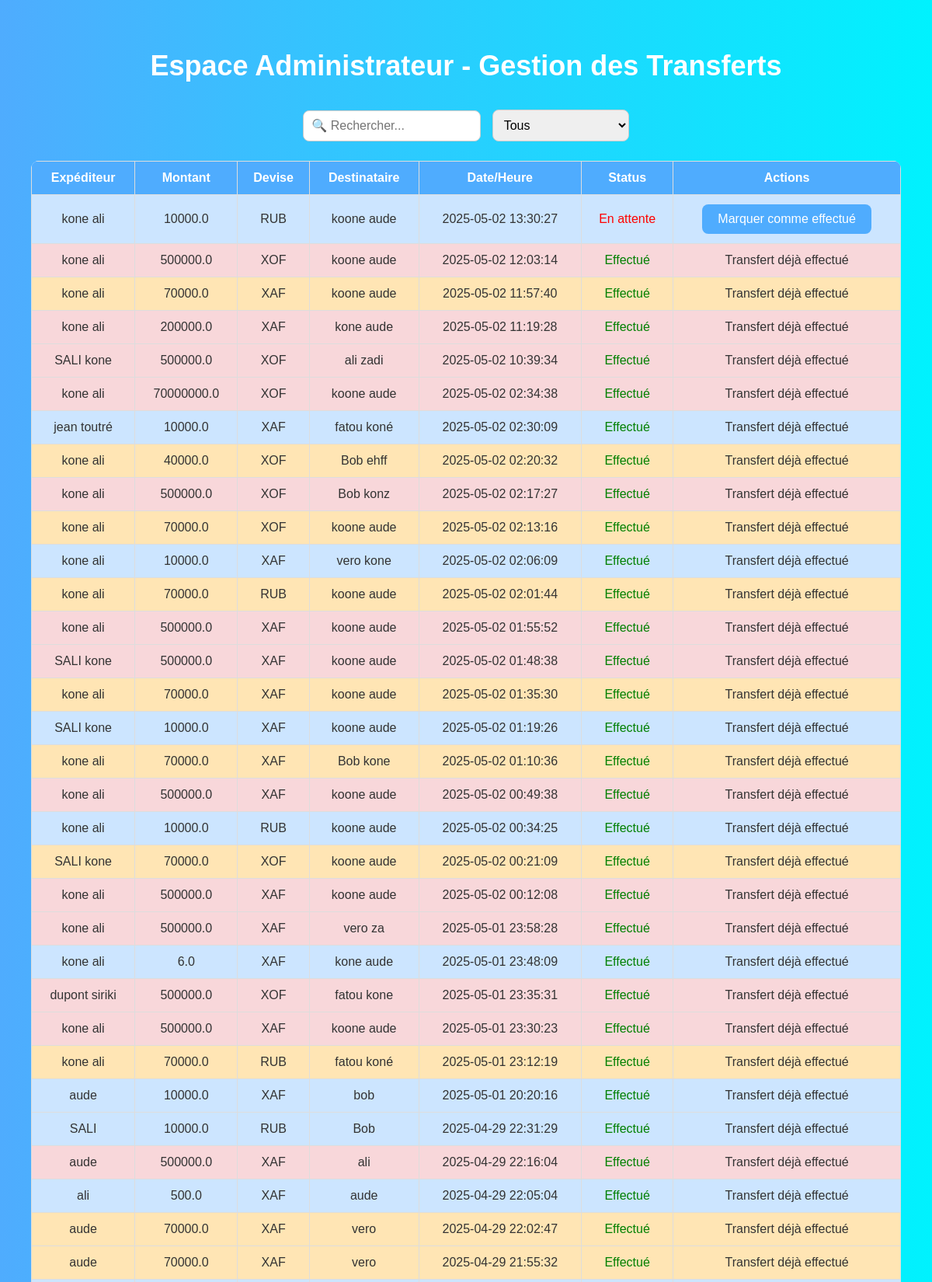
The page /admin_transferts (signed in, upper part) on the database its author committed.
### tables this page shows
CREATE TABLE pending_transfers (
            id INTEGER PRIMARY KEY AUTOINCREMENT,
            sender_name TEXT,
            sender_country TEXT,
            payment_method TEXT,
            amount REAL,
            total_with_fees REAL,
            currency TEXT,
            recipient_name TEXT,
            recipient_phone TEXT,
            recipient_operator TEXT,
            status TEXT DEFAULT 'en_attente',
            created_at TEXT
        , recipient_country TEXT, exchange_rate REAL, converted_amount REAL, numero_expediteur TEXT, currency_dest TEXT);

### app.py (the view)
@app.route('/admin_transferts')
def admin_transferts():
    if 'user_role' not in session or session['user_role'] != 'admin':
        return redirect(url_for('login'))
    conn = sqlite3.connect('transfert.db')
    conn.row_factory = sqlite3.Row
    c = conn.cursor()
    c.execute("SELECT * FROM pending_transfers ORDER BY created_at DESC")
    transferts = c.fetchall()
    conn.close()
    csrf_token = generate_csrf()  # 🔐 Génère le token manuellement
    return render_template('admin_transferts.html', transferts=transferts, csrf_token=csrf_token)

### templates/admin_transferts.html (shortened to what this page needs)
<!DOCTYPE html>
<html lang="fr">
<head>
</head>
<body>
<div class="admin-container">
  <h1 class="admin-title">Espace Administrateur - Gestion des Transferts</h1>
  <div class="search-bar">
    <input type="text" id="searchInput" onkeyup="filterTable()" placeholder="🔍 Rechercher...">
    <select id="statusFilter" onchange="filterTable()">
      <option value="tous">Tous</option>
    </select>
  </div>
  <table class="admin-table" id="transfertTable">
    <thead>
      <tr>
        <th>Expéditeur</th>
        <th>Montant</th>
        <th>Devise</th>
        <th>Destinataire</th>
        <th>Date/Heure</th>
        <th>Status</th>
        <th>Actions</th>
      </tr>
    </thead>
    <tbody>
      {% for transfert in transferts %}
      {% set montant = transfert.amount | float %}
      <tr class="{% if montant <= 30000 %}tr-blue{% elif montant <= 80000 %}tr-orange{% else %}tr-red{% endif %}">
        <td>{{ transfert.sender_name }}</td>
        <td>{{ transfert.amount }}</td>
        <td>{{ transfert.currency }}</td>
        <td>{{ transfert.recipient_name }}</td>
        <td>{{ transfert.created_at }}</td>
        <td>
          {% if transfert.status == 'en_attente' %}
            <span style="color: red;">En attente</span>
          {% elif transfert.status == 'paiement_confirme' %}
            <span style="color: orange;">Paiement confirmé</span>
          {% else %}
            <span style="color: green;">Effectué</span>
          {% endif %}
        </td>
        <td>
          {% if transfert.status in ['en_attente', 'paiement_confirme'] %}
            <button class="admin-button mark-button" data-id="{{ transfert.id }}">Marquer comme effectué</button>
          {% else %}
            <span>Transfert déjà effectué</span>
          {% endif %}
        </td>
      </tr>
      {% endfor %}
    </tbody>
  </table>
</div>
</body>
</html>

### templates/admin_transferts.html (style rules this page uses)
body { font-family: 'Arial', sans-serif; background: linear-gradient(to right, #4facfe, #00f2fe); margin: 0; padding: 0; color: #fff; }
.admin-container { padding: 20px; margin: 20px; }
.admin-title { font-size: 36px; color: #fff; text-align: center; margin-bottom: 30px; }
.search-bar { text-align: center; margin-bottom: 20px; }
.search-bar input, .search-bar select { padding: 10px; margin: 5px; font-size: 16px; border-radius: 8px; border: 1px solid #ccc; }
.admin-table { width: 100%; border-collapse: collapse; background-color: rgba(255,255,255,0.9); border-radius: 10px; overflow: hidden; }
.admin-table th, .admin-table td { padding: 12px; text-align: center; border: 1px solid #ddd; }
.admin-table th { background-color: #4facfe; color: white; }
.admin-table td { color: #333; }
.admin-button { background-color: #4facfe; color: white; padding: 10px 20px; border-radius: 8px; cursor: pointer; font-size: 16px; border: none; }
.tr-blue { background-color: #cce5ff !important; }
.tr-orange { background-color: #ffe5b4 !important; }
.tr-red { background-color: #f8d7da !important; }

### rows shown on the page
pending_transfers: status "En attente"
pending_transfers: status "Effectué"
pending_transfers: status "Effectué"
pending_transfers: status "Effectué"
pending_transfers: status "Effectué"
pending_transfers: status "Effectué"
pending_transfers: status "Effectué"
pending_transfers: status "Effectué"
pending_transfers: status "Effectué"
pending_transfers: status "Effectué"
pending_transfers: status "Effectué"
pending_transfers: status "Effectué"
pending_transfers: status "Effectué"
pending_transfers: status "Effectué"
pending_transfers: status "Effectué"
pending_transfers: status "Effectué"
pending_transfers: status "Effectué"
pending_transfers: status "Effectué"
pending_transfers: status "Effectué"
pending_transfers: status "Effectué"
pending_transfers: status "Effectué"
pending_transfers: status "Effectué"
pending_transfers: status "Effectué"
pending_transfers: status "Effectué"
pending_transfers: status "Effectué"
pending_transfers: status "Effectué"
pending_transfers: status "Effectué"
pending_transfers: status "Effectué"
pending_transfers: status "Effectué"
pending_transfers: status "Effectué"
pending_transfers: status "Effectué"
pending_transfers: status "Effectué"
